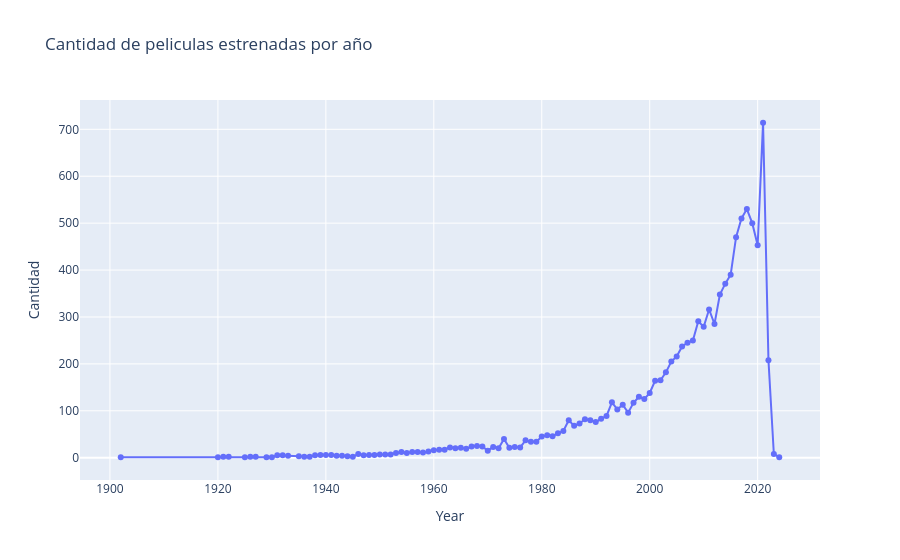

The cell this chart's notebook holds for it:
### Markdown cell above
---
## 6. Visualización 2 – Gráfico de Líneas: Estrenos por Año  ·  *Punto 4*  ·  **Responsable: Sebastián González Pino**

**Qué debe mostrar:** la cantidad de películas estrenadas por año (tendencia en el tiempo).

**Por qué un gráfico de líneas:** es el más adecuado para mostrar evolución temporal. Requiere la columna `Year` creada en la limpieza (sección 4).

**Cómo construirlo:** agrupar por `Year`, contar películas y graficar con `plotly.express.line` (con `markers=True`). Conviene filtrar desde un año razonable (p. ej. 1980) para que la línea sea legible.

> Completa el `# TODO [Sebastián]`.

### Code cell
# ─────────────────────────────────────────────────────────────────────────────
# CELDA 6 - Grafico de lineas: estrenos por año  (Responsable: Sebastian)
# ─────────────────────────────────────────────────────────────────────────────
por_anio = df.dropna(subset=["Year"]).groupby("Year").size().reset_index(name="Cantidad")
fig_lineas = px.line(por_anio, x="Year", y="Cantidad", markers=True, title="Cantidad de peliculas estrenadas por año")
fig_lineas.show()

### Figure 1 — Plotly figure (JSON) as saved in the notebook; plotly's stock layout.template omitted (floating-point values rounded to 4 significant figures)
{"data": [{"hovertemplate": "Year=%{x}<br>Cantidad=%{y}<extra></extra>", "legendgroup": "", "line": {"color": "#636efa", "dash": "solid"}, "marker": {"symbol": "circle"}, "mode": "lines+markers", "name": "", "orientation": "v", "showlegend": false, "type": "scatter", "x": [1902.0, 1920.0, 1921.0, 1922.0, 1925.0, 1926.0, 1927.0, 1929.0, 1930.0, 1931.0, 1932.0, 1933.0, 1935.0, 1936.0, 1937.0, 1938.0, 1939.0, 1940.0, 1941.0, 1942.0, 1943.0, 1944.0, 1945.0, 1946.0, 1947.0, 1948.0, 1949.0, 1950.0, 1951.0, 1952.0, 1953.0, 1954.0, 1955.0, 1956.0, 1957.0, 1958.0, 1959.0, 1960.0, 1961.0, 1962.0, 1963.0, 1964.0, 1965.0, 1966.0, 1967.0, 1968.0, 1969.0, 1970.0, 1971.0, 1972.0, 1973.0, 1974.0, 1975.0, 1976.0, 1977.0, 1978.0, 1979.0, 1980.0, 1981.0, 1982.0, 1983.0, 1984.0, 1985.0, 1986.0, 1987.0, 1988.0, 1989.0, 1990.0, 1991.0, 1992.0, 1993.0, 1994.0, 1995.0, 1996.0, 1997.0, 1998.0, 1999.0, 2000.0, 2001.0, 2002.0, 2003.0, 2004.0, 2005.0, 2006.0, 2007.0, 2008.0, 2009.0, 2010.0, 2011.0, 2012.0, 2013.0, 2014.0, 2015.0, 2016.0, 2017.0, 2018.0, 2019.0, 2020.0, 2021.0, 2022.0, 2023.0, 2024.0], "xaxis": "x", "y": [1, 1, 2, 2, 1, 2, 2, 1, 1, 5, 5, 4, 3, 2, 2, 5, 6, 6, 6, 4, 4, 3, 2, 8, 5, 6, 6, 7, 7, 7, 10, 12, 10, 12, 12, 11, 13, 16, 17, 17, 22, 20, 21, 19, 24, 25, 24, 15, 23, 20, 40, 21, 23, 22, 37, 34, 34, 45, 48, 46, 52, 57, 80, 68, 73, 82, 80, 76, 83, 89, 118, 103, 113, 96, 117, 130, 125, 138, 164, 165, 182, 205, 216, 237, 245, 250, 291, 279, 316, 285, 348, 371, 390, 470, 510, 530, 500, 453, 714, 208, 8, 1], "yaxis": "y"}], "layout": {"legend": {"tracegroupgap": 0}, "title": {"text": "Cantidad de peliculas estrenadas por año"}, "xaxis": {"anchor": "y", "domain": [0, 1], "title": {"text": "Year"}}, "yaxis": {"anchor": "x", "domain": [0, 1], "title": {"text": "Cantidad"}}}}
